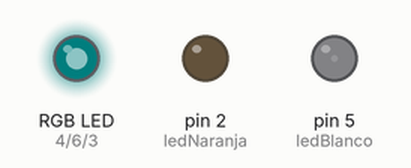
This sketch was run on a simulated Arduino Uno, built with avr-gcc and run on an emulated ATmega328P. Parts: an RGB LED mixed from three pins (HIGH = lit), output pins drawn as LEDs (lit = HIGH). Dim RGB values are drawn brighter than linear; what the sketch prints to the serial monitor is not drawn.

Above: at 0.05 s.
At 1.2 s:
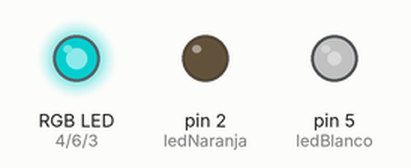
At 2.35 s:
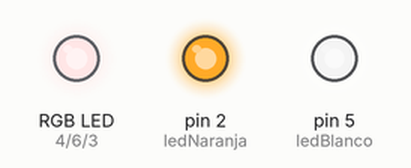
At 3.5 s:
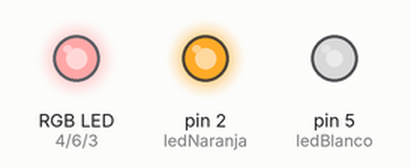
At 4.65 s:
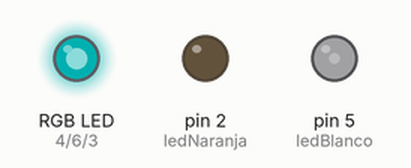
Timing chart, 0 to 6.8 s (numbered marks = the images above):
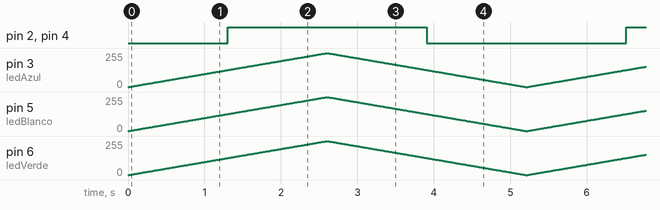

The sketch:

PRUEBA_LEDS_SIN_POTENCI_METRO_PURO_C_DIGO.ino
```cpp
//Práctica 9
int ledNaranja=2;
int ledAzul=3;
int ledRojo=4;
int ledBlanco=5;
int ledVerde=6;

void setup() {
  pinMode(ledNaranja, OUTPUT);
  pinMode(ledAzul, OUTPUT);
  pinMode(ledRojo, OUTPUT);
  pinMode(ledBlanco, OUTPUT);
  pinMode(ledVerde, OUTPUT);
  Serial.begin(9600);
}

void encenderLeds(){
        for(int brillo=0; brillo<255;brillo++){
                  analogWrite(ledNaranja,brillo);
                  analogWrite(ledAzul,brillo);
                  analogWrite(ledRojo,brillo);
                  analogWrite(ledBlanco,brillo);
                  analogWrite(ledVerde,brillo);
                  Serial.println(brillo);
                  delay(10);
        }
        for(int brillo=255; brillo>=0;brillo--){
                  analogWrite(ledNaranja,brillo);
                  analogWrite(ledAzul,brillo);
                  analogWrite(ledRojo,brillo);
                  analogWrite(ledBlanco,brillo);
                  analogWrite(ledVerde,brillo);
                  Serial.println(brillo);
                  delay(10);
        }
}


void loop() {

 encenderLeds();
  //apagarLeds();
}
```

Measured:
- by itself, pin 2 (ledNaranja), pin 4 (ledRojo): alternates HIGH for 2.6 s and LOW for 2.6 s
